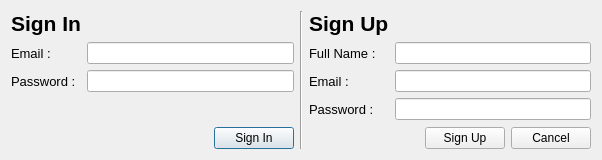
<?xml version="1.0" encoding="UTF-8"?>
<ui version="4.0">
 <class>SignInDialog</class>
 <widget class="QDialog" name="SignInDialog">
  <property name="geometry">
   <rect>
    <x>0</x>
    <y>0</y>
    <width>602</width>
    <height>160</height>
   </rect>
  </property>
  <property name="minimumSize">
   <size>
    <width>500</width>
    <height>160</height>
   </size>
  </property>
  <property name="maximumSize">
   <size>
    <width>760</width>
    <height>200</height>
   </size>
  </property>
  <property name="windowTitle">
   <string>Dialog</string>
  </property>
  <layout class="QHBoxLayout" name="horizontalLayout">
   <item>
    <layout class="QVBoxLayout" name="signinvlayout">
     <item>
      <layout class="QFormLayout" name="signinFormLayout">
       <item row="0" column="0">
        <widget class="QLabel" name="signinlabel">
         <property name="font">
          <font>
           <pointsize>16</pointsize>
           <weight>75</weight>
           <bold>true</bold>
           <kerning>true</kerning>
          </font>
         </property>
         <property name="text">
          <string>Sign In</string>
         </property>
        </widget>
       </item>
       <item row="1" column="0">
        <widget class="QLabel" name="singinuserlabel">
         <property name="font">
          <font>
           <pointsize>10</pointsize>
          </font>
         </property>
         <property name="text">
          <string>Email :</string>
         </property>
        </widget>
       </item>
       <item row="1" column="1">
        <widget class="QLineEdit" name="signinUserLineEdit"/>
       </item>
       <item row="2" column="0">
        <widget class="QLabel" name="signinpasslabel">
         <property name="font">
          <font>
           <pointsize>10</pointsize>
          </font>
         </property>
         <property name="text">
          <string>Password :</string>
         </property>
        </widget>
       </item>
       <item row="2" column="1">
        <widget class="QLineEdit" name="signinPassLineEdit"/>
       </item>
      </layout>
     </item>
     <item>
      <layout class="QHBoxLayout" name="signinbuttonhlayout">
       <item>
        <spacer name="signinbuttonspacer">
         <property name="orientation">
          <enum>Qt::Horizontal</enum>
         </property>
         <property name="sizeHint" stdset="0">
          <size>
           <width>40</width>
           <height>20</height>
          </size>
         </property>
        </spacer>
       </item>
       <item>
        <widget class="QPushButton" name="signinButton">
         <property name="text">
          <string>Sign In</string>
         </property>
        </widget>
       </item>
      </layout>
     </item>
    </layout>
   </item>
   <item>
    <widget class="Line" name="separator">
     <property name="orientation">
      <enum>Qt::Vertical</enum>
     </property>
    </widget>
   </item>
   <item>
    <layout class="QVBoxLayout" name="signupvlayout">
     <item>
      <layout class="QFormLayout" name="signupFormLayout">
       <item row="0" column="0">
        <widget class="QLabel" name="signuplabel">
         <property name="font">
          <font>
           <pointsize>16</pointsize>
           <weight>75</weight>
           <bold>true</bold>
           <kerning>true</kerning>
          </font>
         </property>
         <property name="text">
          <string>Sign Up</string>
         </property>
        </widget>
       </item>
       <item row="1" column="0">
        <widget class="QLabel" name="signupnamelabel">
         <property name="font">
          <font>
           <pointsize>10</pointsize>
          </font>
         </property>
         <property name="text">
          <string>Full Name :</string>
         </property>
        </widget>
       </item>
       <item row="1" column="1">
        <widget class="QLineEdit" name="signupNameLineEdit"/>
       </item>
       <item row="2" column="0">
        <widget class="QLabel" name="signupuserlabel">
         <property name="font">
          <font>
           <pointsize>10</pointsize>
          </font>
         </property>
         <property name="text">
          <string>Email :</string>
         </property>
        </widget>
       </item>
       <item row="2" column="1">
        <widget class="QLineEdit" name="signupUserLineEdit"/>
       </item>
       <item row="3" column="0">
        <widget class="QLabel" name="signuppasslabel">
         <property name="font">
          <font>
           <pointsize>10</pointsize>
          </font>
         </property>
         <property name="text">
          <string>Password :</string>
         </property>
        </widget>
       </item>
       <item row="3" column="1">
        <widget class="QLineEdit" name="signupPassLineEdit"/>
       </item>
      </layout>
     </item>
     <item>
      <layout class="QHBoxLayout" name="signupbuttonvlayout">
       <item>
        <spacer name="signuphspacer">
         <property name="orientation">
          <enum>Qt::Horizontal</enum>
         </property>
         <property name="sizeHint" stdset="0">
          <size>
           <width>40</width>
           <height>20</height>
          </size>
         </property>
        </spacer>
       </item>
       <item>
        <widget class="QPushButton" name="signupButton">
         <property name="text">
          <string>Sign Up</string>
         </property>
        </widget>
       </item>
       <item>
        <widget class="QPushButton" name="cancelButton">
         <property name="text">
          <string>Cancel</string>
         </property>
        </widget>
       </item>
      </layout>
     </item>
    </layout>
   </item>
  </layout>
 </widget>
 <resources/>
 <connections/>
</ui>
